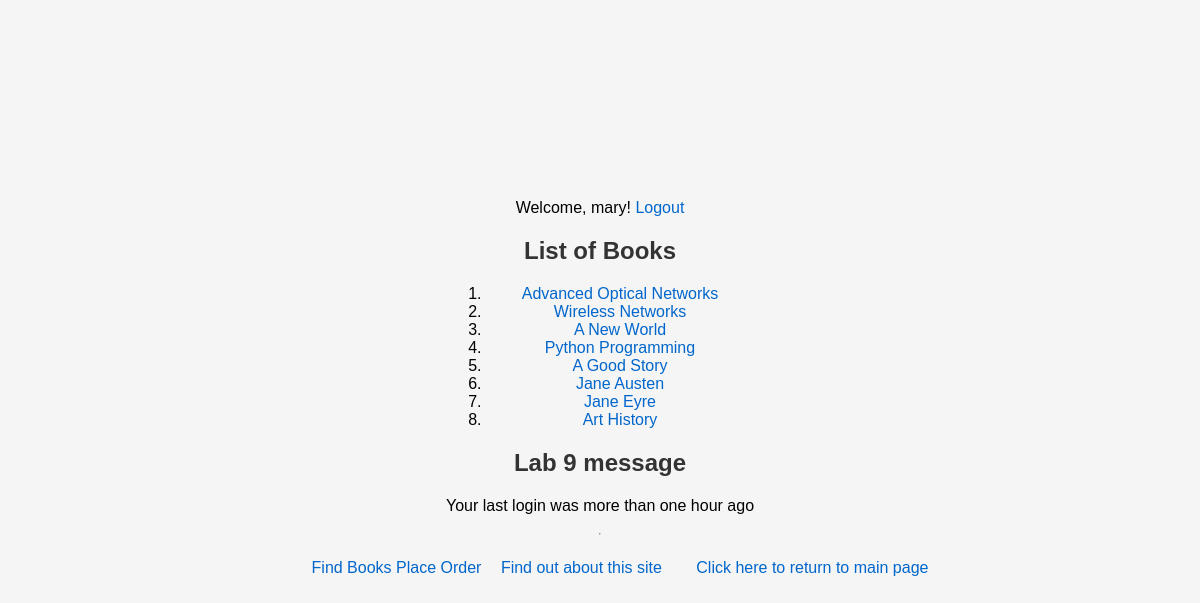
The page / (signed in) on the database its author committed.
### myapp/models.py (models this page shows, shortened)
class Book(models.Model):
    CATEGORY_CHOICES = [
        ('S', 'Science&Tech'),
        ('F', 'Fiction'),
        ('B', 'Biography'),
        ('T', 'Travel'),
        ('O', 'Other')
    ]
    title = models.CharField(max_length=200)
    category = models.CharField(max_length=1, choices=CATEGORY_CHOICES, default='S')
    num_pages = models.PositiveIntegerField(default=100)
    price = models.DecimalField(max_digits=10, decimal_places=2)
    publisher = models.ForeignKey(Publisher, related_name='books', on_delete=models.CASCADE)
    description = models.TextField(blank=True, null=True)
    num_reviews = models.PositiveIntegerField(default=0)

### myapp/views.py (the view)
# urls.py: path('', views.index, name='index'),
def index(request):
    books = Book.objects.all()
    last_login = request.session.get('last_login')
    if last_login:
        message = f"Your last login was on {last_login}"
    else:
        message = "Your last login was more than one hour ago"
    return render(request, 'myapp/index0.html', {'booklist':books,'message': message})

### myapp/templates/myapp/index0.html (shortened to what this page needs)
{% extends 'myapp/base.html' %}
{% block body_block %}
    {% if booklist %}
        <h2>List of Books</h2>
        <ol>
            {% for book in booklist %}
                <li>
                    <a rel="noopener" href="{% url 'myapp:detail' book.id %}">{{ book.title }}</a>
                </li>
            {% endfor %}
        </ol>
    {% else %}
        <strong>There are no available books!</strong>
    {% endif %}
    <h2>Lab 9 message</h2>
    <p>{{ message }}</p>
{% endblock %}

### myapp/templates/myapp/base.html (shortened to what this page needs)
<!DOCTYPE html>
{% load static %}
<html>
    <head>
        <link rel="stylesheet" type="text/css" href="{% static 'myapp/style.css' %}" />
    </head>
    <body>
        <div>
             {% if user.is_authenticated %}
                <p>Welcome, {{ user.username }}! <a href="{% url 'myapp:user_logout' %}">Logout</a></p>
                 {% block body_block %}* {% endblock %}
            {% else %}
                <p>You are not logged in. <a href="{% url 'myapp:user_login' %}">Login</a></p>
            {% endif %}
        </div>
        <hr />
        <div>
            <ul>
                <a href="{% url 'myapp:findbooks' %}">Find Books</a>
                <a href="{% url 'myapp:place_order' %}">Place Order</a>
                <li class="hbar1"><a href="/myapp/about/">Find out about this site</a></li>
                <li class="hbar1"><a href = "{% url 'myapp:index' %}">Click here to return to main page</a><br/></li>
            </ul>
        </div>
    </body>
</html>

### myapp/templates/myapp/static/myapp/style.css (style rules this page uses)
.hbar1 { display: inline; margin: 15px; }
body { font-family: Arial, sans-serif; margin: 0; padding: 0; display: flex; flex-direction: column; justify-content: center; align-items: center; height: 100vh; text-align: center; background-color: #f5f5f5; }
h1, h2 { color: #333; }
p { margin: 10px 0; }
a { color: #0066cc; text-decoration: none; }

### rows shown on the page
Book: title "Advanced Optical Networks"
Book: title "Wireless Networks"
Book: title "A New World"
Book: title "Python Programming"
Book: title "A Good Story"
Book: title "Jane Austen"
Book: title "Jane Eyre"
Book: title "Art History"

### other values the page prints
{{ user.username }} "mary"
{{ message }} "Your last login was more than one hour ago"
